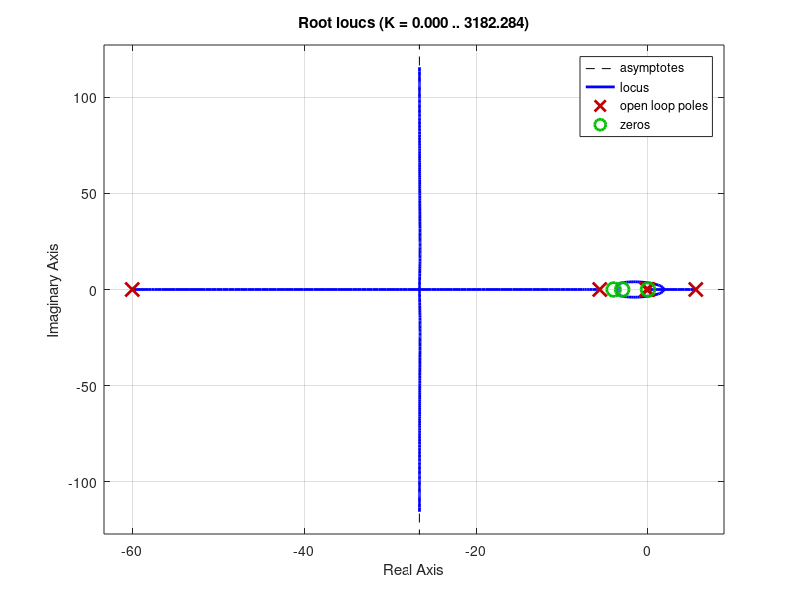

The MATLAB script that drew this image: (Note: this script raises an error after producing the figure.)
%modello in SS
%grandezze fisiche
M=0.5; %massa carrello
m=0.2;  %massa pendolo
b=0.1;  %attrito carrello-pavimento
l=0.3;  %lunghezza pendolo
i=0.006; %inerzia pendolo
g=9.8;

%modello come fdt
q=(M+m)*(i+m*l^2)-(m*l)^2;
num=[m*l/q 0];
den=[1 b*(i+m*l^2)/q -(M+m)*m*g*l/q -b*m*g*l/q];
pend=tf(num,den);

t=[0:0.001:1];
impulse(pend,t)
rlocus(pend)

%rete correttrice per luogo radici
contr=tf(1,[1 0]);
rlocus(contr*pend);
%sigrid(0.92) comando obsoleto

%aggiunta di poli e zeri
z1=3; z2=4; 
p1=0; %polo che compensa zero in origine
p2=60; %polo lontano

% rete correttrice migliorata
numc=conv([1 z2],[1 z1]);
denc=conv([1 p2],[1 p1]);
contr1=tf(numc,denc);
rlocus(contr1*pend)

%prelevo gain per la rete correttrice
[k,poles]=rlocfind(contr1*pend);
sys_cl=feedback(pend,contr1*k);
impulse(sys_cl)



